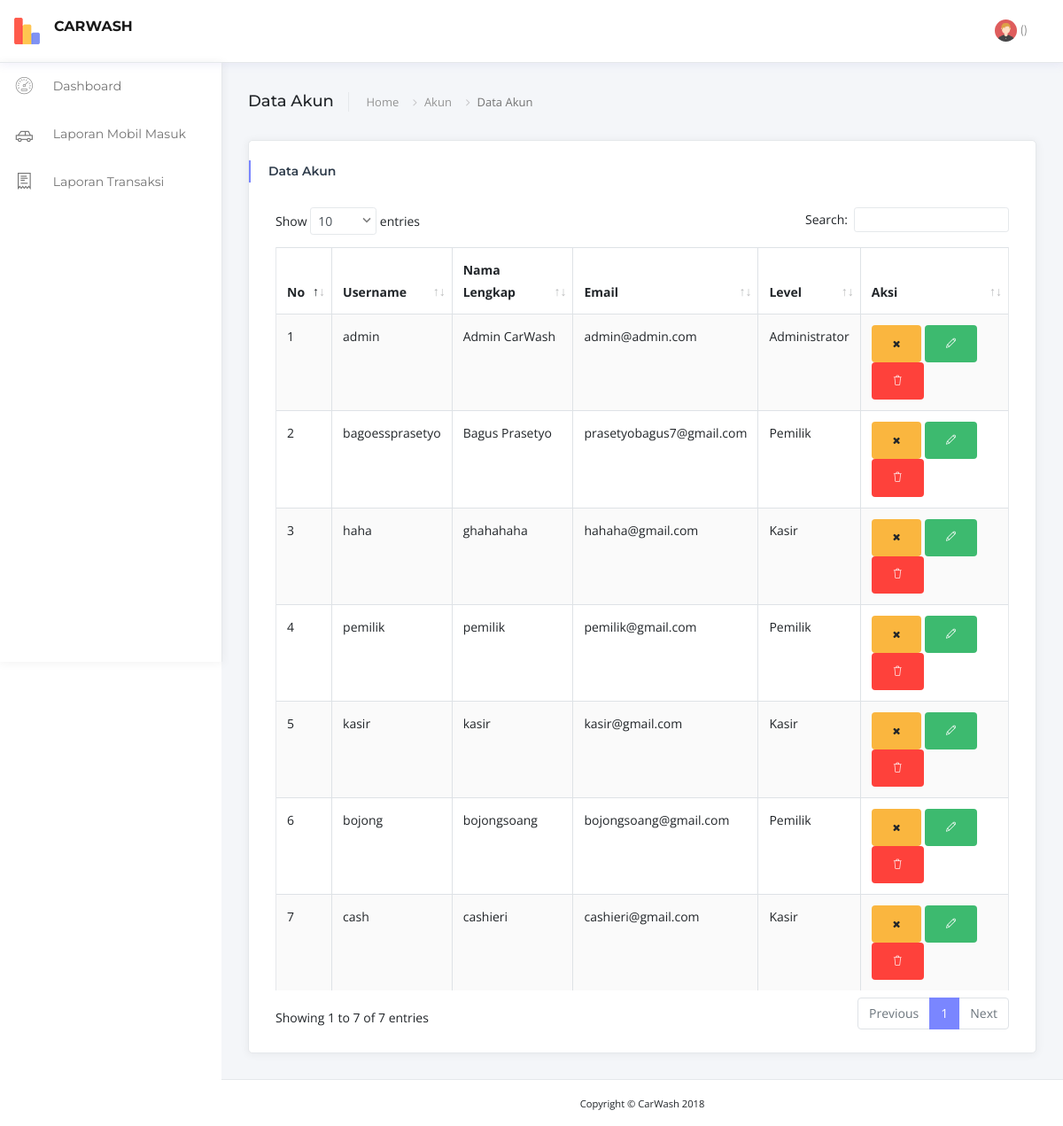
The page /index.php/akun on the database its author committed.
### tables this page shows
CREATE TABLE `akun` (
  `id_akun` int(11) NOT NULL,
  `username` varchar(100) NOT NULL,
  `password` varchar(100) NOT NULL,
  `nama_lengkap` varchar(150) NOT NULL,
  `email` varchar(150) NOT NULL,
  `level` varchar(50) NOT NULL,
  `status` varchar(25) NOT NULL DEFAULT 'Aktif',
  `id_carwash` int(11) NOT NULL
);

### application/controllers/Akun.php (called while the page is built, shortened)
<?php
class Akun extends CI_Controller {
	public function __construct() {
		$this->load->model('Models');
	}
	public function index() {
		$data['akun'] = $this->Models->get('akun')->result();
		$this->load->view('data-akun', $data);
	}
}

### index.php (called while the page is built, shortened)
<?php
require_once BASEPATH.'core/CodeIgniter.php';

### application/models/Models.php (called while the page is built, shortened)
<?php
class Models extends CI_Model {
	public function get($tabel) {
		return $this->db->get($tabel);
	}
}
?>

### application/views/data-akun.php (the view, shortened to what this page needs)
    <!DOCTYPE html>
<html lang="en">
<head>
    <link href="<?php echo base_url(); ?>assets/vendor/bootstrap/css/bootstrap.min.css" rel="stylesheet">
    <link href="<?php echo base_url(); ?>assets/vendor/font-awesome/css/font-awesome.min.css" rel="stylesheet">
    <link href="<?php echo base_url(); ?>assets/vendor/dashlab-icon/dashlab-icon.css" rel="stylesheet">
    <link href="<?php echo base_url(); ?>assets/vendor/simple-line-icons/css/simple-line-icons.css" rel="stylesheet">
    <link href="<?php echo base_url(); ?>assets/vendor/themify-icons/css/themify-icons.css" rel="stylesheet">
    <link href="<?php echo base_url(); ?>assets/vendor/weather-icons/css/weather-icons.min.css" rel="stylesheet">
    <link href="<?php echo base_url(); ?>assets/vendor/m-custom-scrollbar/jquery.mCustomScrollbar.css" rel="stylesheet">
    <link href="<?php echo base_url(); ?>assets/vendor/jquery-dropdown-master/jquery.dropdown.css" rel="stylesheet">
    <link href="<?php echo base_url(); ?>assets/vendor/jquery-ui/jquery-ui.min.css" rel="stylesheet">
    <link href="<?php echo base_url(); ?>assets/vendor/icheck/skins/all.css" rel="stylesheet">
    <link href="<?php echo base_url(); ?>assets/vendor/data-tables/dataTables.bootstrap4.min.css" rel="stylesheet">
    <link href="<?php echo base_url(); ?>assets/css/main.css" rel="stylesheet">
</head>
<body class="fixed-nav">
    <?php
        if($this->session->userdata['logged_in']['jenis']=='Administrator'){
            include 'layout/sidebar.php';
        }else{
            include 'layout/sidebar-pemilik.php';
        }
    ?>
    <div class="content-wrapper">
        <div class="container-fluid">
            <div class="page-title mb-4 d-flex align-items-center">
                <div class="mr-auto">
                    <h4 class="weight500 d-inline-block pr-3 mr-3 border-right">Data Akun</h4>
                    <nav aria-label="breadcrumb" class="d-inline-block ">
                        <ol class="breadcrumb p-0">
                            <li class="breadcrumb-item"><a href="#">Home</a></li>
                            <li class="breadcrumb-item"><a href="#">Akun</a></li>
                            <li class="breadcrumb-item active" aria-current="page">Data Akun</li>
                        </ol>
                    </nav>
                </div>
            </div>
            <div class="row">
                <div class="col-xl-12">
                    <div class="card card-shadow mb-4">
                        <div class="card-header border-0">
                            <div class="custom-title-wrap bar-primary">
                                <div class="custom-title">Data Akun</div>
                            </div>
                        </div>
                        <div class="card-body- pt-3 pb-4">
                            <div class="table-responsive">
                                <table id="data_table" class="table table-bordered table-striped" cellspacing="0">
                                    <thead>
                                    <tr>
                                        <th>No</th>
                                        <th>Username</th>
                                        <th>Nama Lengkap</th>
                                        <th>Email</th>
                                        <th>Level</th>
                                        <th>Aksi</th>
                                    </tr>
                                    </thead>
                                    <tbody>
                                    <?php $no=1; foreach($akun as $value): ?>
                                    <tr>
                                        <td><?php echo $no; ?></td>
                                        <td><?php echo $value->username; ?></td>
                                        <td><?php echo $value->nama_lengkap; ?></td>
                                        <td><?php echo $value->email; ?></td>
                                        <td><?php echo $value->level; ?></td>
                                        <td>
                                            <?php if($value->status=='Aktif'){ ?>
                                                <a href="<?php echo site_url('akun/nonaktifkan_akun/').$value->id_akun; ?>" class="btn btn-warning"><i class="fa fa-times"></i></a>
                                                <a href="" class="btn btn-success"><i class="icon-pencil"></i></a>
                                                <a href="" class="btn btn-danger"><i class="icon-trash"></i></a>
                                            <?php }else{ ?>
                                                <a href="<?php echo site_url('akun/aktifkan_akun/').$value->id_akun; ?>" class="btn btn-warning"><i class="fa fa-check"></i></a>
                                                <a href="" class="btn btn-success"><i class="icon-pencil"></i></a>
                                                <a href="" class="btn btn-danger"><i class="icon-trash"></i></a>
                                            <?php } ?>
                                        </td>
                                    </tr>
                                    <?php $no++; endforeach; ?>
                                    </tbody>
                                </table>
                            </div>
                        </div>
                    </div>
                </div>
            </div>
        </div>
        <?php include 'layout/footer.php'; ?>
    </div>
</body>
</html>

### rows shown on the page
akun: username "admin", nama_lengkap "Admin CarWash", email "admin@admin.com", level "Administrator"
akun: username "bagoessprasetyo", nama_lengkap "Bagus Prasetyo", email "prasetyobagus7@gmail.com", level "Pemilik"
akun: username "haha", nama_lengkap "ghahahaha", email "hahaha@gmail.com", level "Kasir"
akun: username "pemilik", nama_lengkap "pemilik", email "pemilik@gmail.com", level "Pemilik"
akun: username "kasir", nama_lengkap "kasir", email "kasir@gmail.com", level "Kasir"
akun: username "bojong", nama_lengkap "bojongsoang", email "bojongsoang@gmail.com", level "Pemilik"
akun: username "cash", nama_lengkap "cashieri", email "cashieri@gmail.com", level "Kasir"
